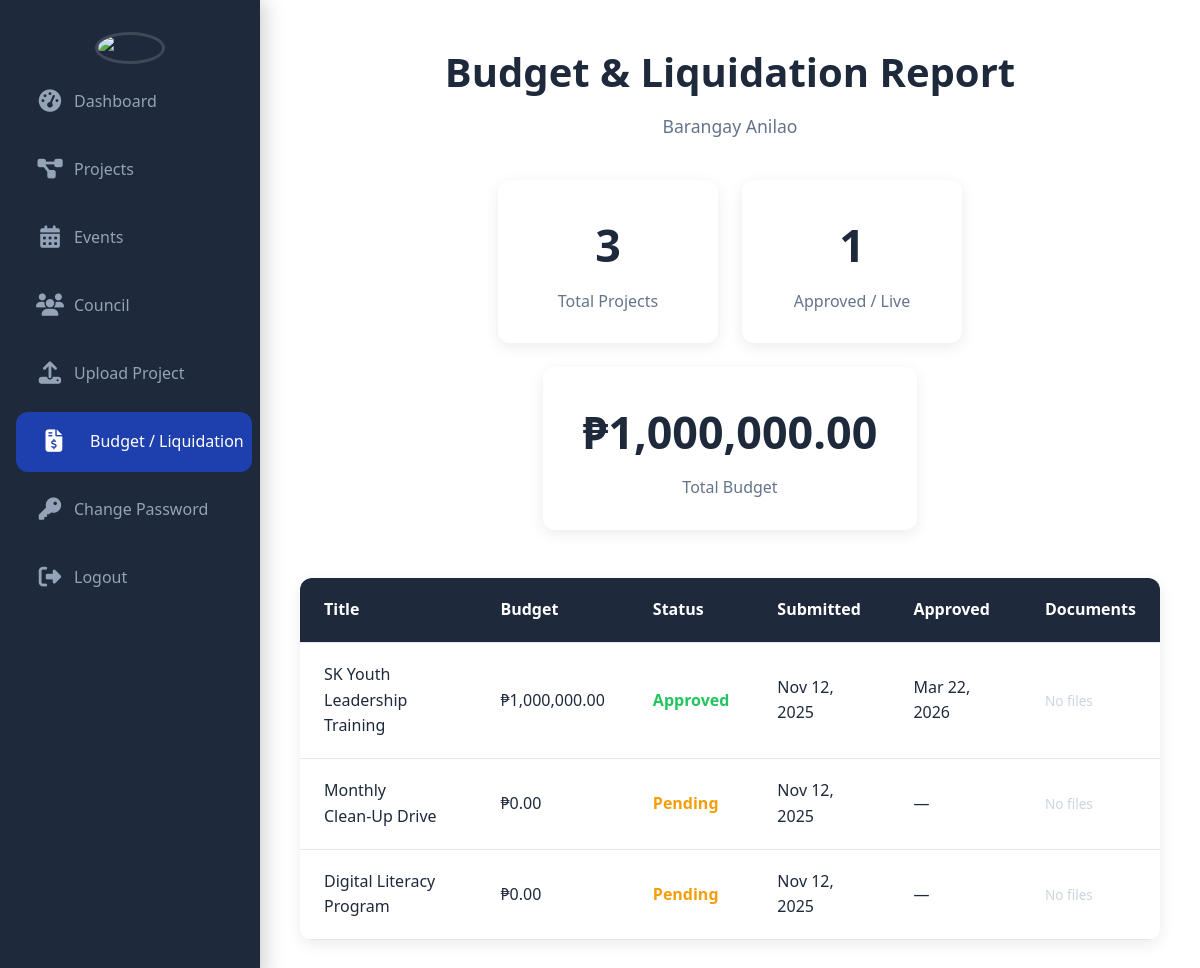
/auth/user/budget_report.php (signed in), run on the app's committed database.
### tables this page shows
CREATE TABLE `users` (
  `id` int(11) NOT NULL,
  `firstname` varchar(50) NOT NULL,
  `middlename` varchar(50) DEFAULT NULL,
  `surname` varchar(50) NOT NULL,
  `profile_pic` varchar(255) DEFAULT NULL,
  `birthdate` date NOT NULL,
  `barangay` varchar(50) NOT NULL,
  `barangay_id` int(11) NOT NULL,
  `email` varchar(100) NOT NULL,
  `password` varchar(255) NOT NULL,
  `role` enum('sk_chairperson','admin') DEFAULT 'sk_chairperson',
  `is_active` tinyint(1) DEFAULT 1,
  `created_at` timestamp NULL DEFAULT current_timestamp()
);

CREATE TABLE `barangays` (
  `id` int(11) NOT NULL,
  `name` varchar(100) NOT NULL,
  `img` varchar(255) NOT NULL,
  `description` text DEFAULT NULL,
  `updated_at` datetime DEFAULT NULL ON UPDATE current_timestamp()
);

CREATE TABLE `projects` (
  `id` int(11) NOT NULL,
  `barangay_id` int(11) NOT NULL,
  `title` varchar(150) NOT NULL,
  `description` text DEFAULT NULL,
  `image` varchar(100) DEFAULT NULL,
  `status` enum('pending','approved','rejected') DEFAULT 'pending',
  `submitted_by` int(11) DEFAULT NULL,
  `submitted_at` datetime DEFAULT current_timestamp(),
  `approved_at` datetime DEFAULT NULL,
  `budget` decimal(12,2) DEFAULT 0.00,
  `file_path` varchar(255) DEFAULT NULL
);

### auth/user/budget_report.php (the view, shortened to what this page needs)
<?php
require_once '../../connection.php';
$user_id = $_SESSION['user_id'];
$is_admin = isset($_SESSION['admin']) && $_SESSION['admin'] === true;
try {
    $stmt = $pdo->prepare("
        SELECT u.firstname, u.profile_pic,
                b.id AS barangay_id, b.name AS barangay_name
        FROM users u
        LEFT JOIN barangays b ON u.barangay = b.name
        WHERE u.id = ?
        LIMIT 1
    ");
    $stmt->execute([$user_id]);
    $user_data = $stmt->fetch();
    $barangay_id   = $user_data['barangay_id'] ?? 0;
    $barangay_name = $user_data['barangay_name'] ?? 'Unknown Barangay';
} catch (Exception $e) {
    die("Database connection failed.");
}
try {
    if ($is_admin) {
        $stmt = $pdo->prepare("
            SELECT p.id, p.title, p.description, p.budget, p.status,
                   p.submitted_at, p.approved_at, p.file_path, b.name AS barangay_name
            FROM projects p
            LEFT JOIN barangays b ON p.barangay_id = b.id
            ORDER BY p.approved_at DESC, p.submitted_at DESC
        ");
        $stmt->execute();
    } else {
        $stmt = $pdo->prepare("
            SELECT id, title, description, budget, status,
                   submitted_at, approved_at, file_path
            FROM projects
            WHERE barangay_id = ?
            ORDER BY approved_at DESC, submitted_at DESC
        ");
        $stmt->execute([$barangay_id]);
    }
    $projects = $stmt->fetchAll(PDO::FETCH_ASSOC);
    $total_budget = 0;
    $approved_count = 0;
    foreach ($projects as $p) {
        $total_budget += (float)($p['budget'] ?? 0);
        if ($p['status'] === 'approved') $approved_count++;
    }
} catch (Exception $e) {
    error_log("Budget report error: " . $e->getMessage());
    $projects = [];
    $total_budget = 0;
    $approved_count = 0;
}
?>
<!DOCTYPE html>
<html lang="en">
<head>
    <link rel="stylesheet" href="https://cdnjs.cloudflare.com/ajax/libs/font-awesome/6.5.0/css/all.min.css">
    <link rel="stylesheet" href="assets/css/user.css">
</head>
<body>
<?php include 'sidebar.php'; ?>
<div class="main-content">
    <div class="report-header">
        <h1 class="page-title">Budget & Liquidation Report</h1>
        <p class="subtitle">
            Barangay <?= htmlspecialchars($barangay_name) ?>
        </p>
    </div>
    <div class="report-stats">
        <div class="stat-box">
            <div class="number"><?= count($projects) ?></div>
            <div class="label">Total Projects</div>
        </div>
        <div class="stat-box">
            <div class="number"><?= $approved_count ?></div>
            <div class="label">Approved / Live</div>
        </div>
        <div class="stat-box">
            <div class="number">₱<?= number_format($total_budget, 2) ?></div>
            <div class="label">Total Budget</div>
        </div>
    </div>
    <?php if (empty($projects)): ?>
        <div class="no-data">
            <i class="fas fa-folder-open fa-3x" style="margin-bottom:1rem; opacity:0.6;"></i><br>
            No projects found.
        </div>
    <?php else: ?>
        <table class="project-table">
            <thead>
                <tr>
                    <th>Title</th>
                    <th>Budget</th>
                    <th>Status</th>
                    <th>Submitted</th>
                    <th>Approved</th>
                    <th>Documents</th>
                </tr>
            </thead>
            <tbody>
                <?php foreach ($projects as $p): ?>
                    <tr>
                        <td><?= htmlspecialchars($p['title']) ?></td>
                        <td>₱<?= number_format($p['budget'] ?? 0, 2) ?></td>
                        <td class="status-<?= $p['status'] === 'approved' ? 'live' : 'pending' ?>">
                            <?= ucfirst($p['status'] ?? 'Pending') ?>
                        </td>
                        <td><?= $p['submitted_at'] ? date('M j, Y', strtotime($p['submitted_at'])) : '—' ?></td>
                        <td><?= $p['approved_at'] ? date('M j, Y', strtotime($p['approved_at'])) : '—' ?></td>
                        <td>
                            <?php if (!empty($p['file_path'])): ?>
                                <?php
                                    $file = htmlspecialchars($p['file_path']);
                                    $file_url = "../../uploads/projects/" . $file;
                                    $ext = strtolower(pathinfo($file, PATHINFO_EXTENSION));
                                    $icon = "fa-file";
                                    if (in_array($ext, ['jpg', 'jpeg', 'png'])) $icon = "fa-file-image";
                                    elseif ($ext === 'pdf') $icon = "fa-file-pdf";
                                    elseif (in_array($ext, ['doc', 'docx'])) $icon = "fa-file-word";
                                ?>
                                <a href="<?= $file_url ?>" target="_blank" class="view-btn">
                                    <i class="fas <?= $icon ?>"></i> View
                                </a>
                            <?php else: ?>
                                <span style="color: #cbd5e1; font-size: 0.85rem;">No files</span>
                            <?php endif; ?>
                        </td>
                    </tr>
                <?php endforeach; ?>
            </tbody>
        </table>
    <?php endif; ?>
</div>
</body>
</html>

### auth/user/assets/css/user.css (style rules this page uses)
:root { --navy: #0f172a; --navy-dark: #0a0f1a; --blue: #1e40af; --blue-hover:#1e3a8a; --light: #ffffff; --gray: #64748b; --gray-light:#94a3b8; --border: #cbd5e1; --shadow: 0 4px 20px rgba(0,0,0,0.08); }
* { margin: 0; padding: 0; box-sizing: border-box; }
body { font-family: 'Segoe UI', system-ui, sans-serif; background: var(--light); color: #1e293b; min-height: 100vh; line-height: 1.6; }
.main-content { margin-left: 80px; padding: 2.5rem; transition: margin-left .45s ease; }
.page-title { font-size: 2.5rem; font-weight: 700; color: var(--navy); text-align: center; margin-bottom: 0.5rem; }
.subtitle { text-align: center; color: var(--gray); margin-bottom: 2.5rem; font-size: 1.1rem; }

### auth/user/budget_report.php (style rules this page uses)
:root { --navy: #1e293b; --gray: #64748b; --border: #e2e8f0; --success: #22c55e; --warning: #f59e0b; }
.report-header { text-align: center; margin-bottom: 2.5rem; }
.report-stats { display: flex; flex-wrap: wrap; gap: 1.5rem; justify-content: center; margin-bottom: 3rem; }
.stat-box { background: white; padding: 1.8rem 2.5rem; border-radius: 12px; box-shadow: 0 4px 15px rgba(0,0,0,0.08); text-align: center; min-width: 220px; }
.stat-box .number { font-size: 2.8rem; font-weight: 800; color: var(--navy); margin-bottom: 0.5rem; }
.stat-box .label { color: var(--gray); font-weight: 500; }
.project-table { width: 100%; border-collapse: collapse; background: white; border-radius: 12px; overflow: hidden; box-shadow: 0 4px 15px rgba(0,0,0,0.08); }
.project-table th, .project-table td { padding: 1.2rem 1.5rem; text-align: left; border-bottom: 1px solid var(--border); }
.project-table th { background: var(--navy); color: white; font-weight: 600; }
.status-live { color: var(--success); font-weight: 600; }
.status-pending { color: var(--warning); font-weight: 600; }

### data on the page
users: barangays.name "Anilao"
projects: title "SK Youth Leadership Training", budget "1,000,000.00", status "Approved", submitted_at "Nov 12, 2025", approved_at "Mar 22, 2026", shows "No files"
projects: title "Monthly Clean‑Up Drive", budget "0.00", status "Pending", submitted_at "Nov 12, 2025", shows "No files"
projects: title "Digital Literacy Program", budget "0.00", status "Pending", submitted_at "Nov 12, 2025", shows "No files"

### other printed values
count($projects) "3"
$approved_count "1"
$total_budget "1,000,000.00"
